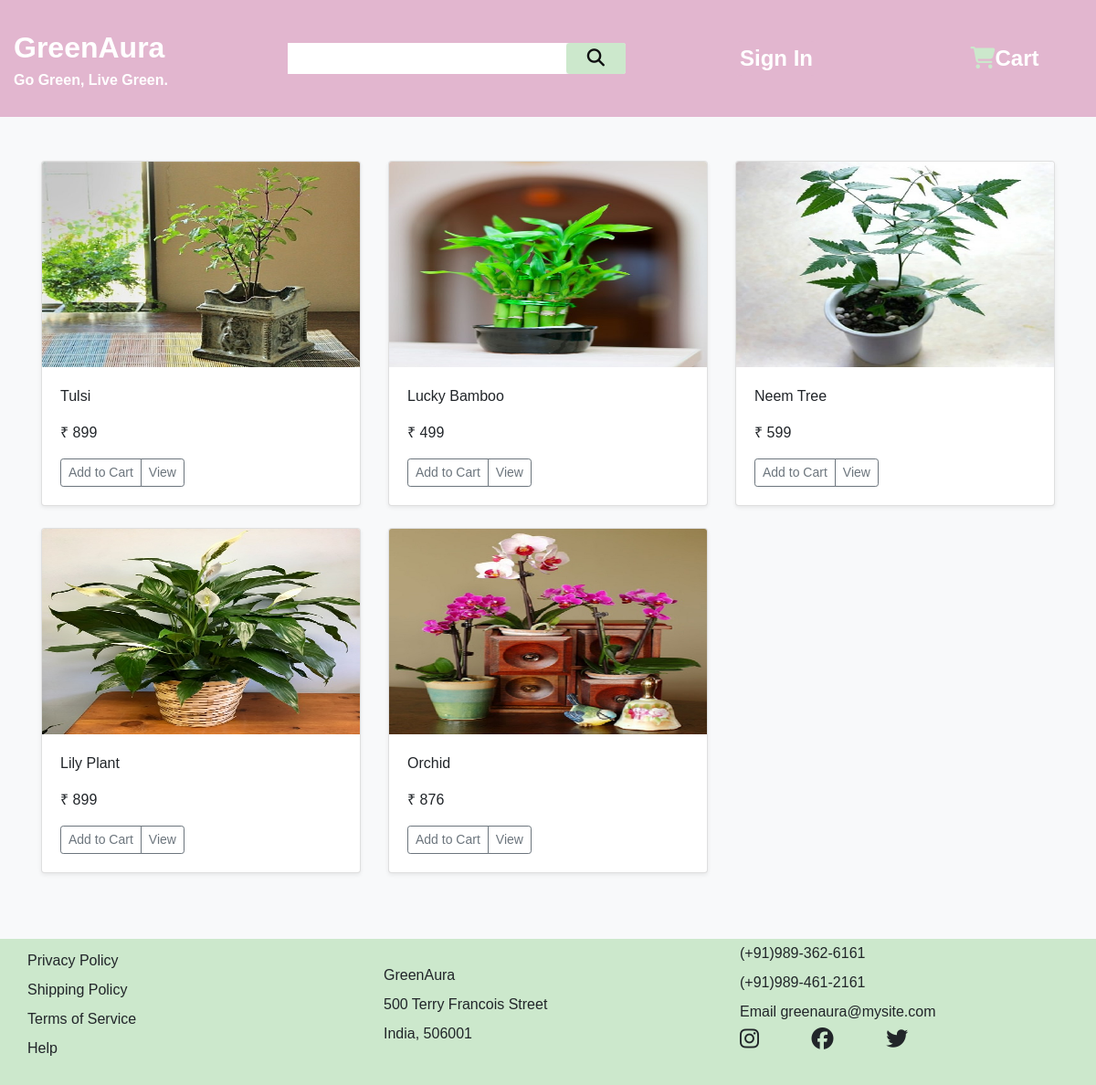
Page /category/39639ac8-ab56-41b4-916f-19544aa4c43f on the committed database.
### products/models.py (models this page shows, shortened)
class Product(models.Model):
    name = models.CharField(max_length = 50)
    price = models.IntegerField(default = 0)
    category = models.ForeignKey(Category , on_delete=models.CASCADE, default=1)
    placement=models.CharField(max_length = 200, default = "", null=True, blank=True)
    description = models.CharField(max_length = 200, default = "", null=True, blank=True)
    image = models.ImageField(upload_to ='products/')
    id=models.UUIDField(default=uuid.uuid4,unique=True,primary_key=True,editable=False)
    class Meta:
        ordering = ['category']

### products/views.py (the view)
# urls.py: path('category/<str:pk>',views.productsList,name='productsList'),
def productsList(request,pk=None):
    category=Category.objects.get(id=pk)
    productList=category.product_set.all()
    context={'productList':productList,'category':category}
    return render(request,'products/target-product.html',context)

### users/templatetags/custom_tags.py (called while the page is built)
@register.filter(name='in_group')
def in_group(user, group_name):
    return user.groups.filter(name=group_name).exists()

### products/templates/products/target-product.html
{% extends 'main.html' %}
{% load static %}
{% block content %}
  <div class="album py-5 bg-light">
    <div class="container">
      <div class="row">
        {% for product in productList %}
        <div class="col-md-4">
          <div class="card mb-4 shadow-sm">
            <img src="{{ product.image.url }}" class="bd-placeholder-img card-img-top" width="200%" height="225">
            <div class="card-body">
              <p class="card-text">{{ product.name }}</p>
              <p class="card-text">₹ {{ product.price }}</p>
              <div class="d-flex justify-content-between align-items-center">
                <div class="btn-group">
                  <button data-product="{{product.id}}" data-action="add" type="button" class="btn btn-sm btn-outline-secondary add-to-cart update-cart">Add to Cart</button>
                  <a href="{% url 'productDetail' product.id %}" class="btn btn-sm btn-outline-secondary">View</a>
                </div>
              </div>
            </div>
          </div>
        </div>
        {% endfor %}
      </div>
    </div>
  </div>
{% endblock content %}

### templates/main.html (shortened to what this page needs)
<!DOCTYPE html>
{% load static %}
{% load custom_tags %}
<html lang="en">
  <head>
    <link rel="stylesheet" href="https://cdn.jsdelivr.net/npm/bootstrap@4.6.2/dist/css/bootstrap.min.css">
    <link rel="stylesheet" href="https://cdnjs.cloudflare.com/ajax/libs/font-awesome/6.4.2/css/all.min.css" />
    <link rel="stylesheet" href="{% static 'styles/app.css' %}">
  </head>
  <body>
    <header>
        <div class="navBar">
            <div class="nav-logo col-sm-2 col-md-3">
            <a class="text-white text-decoration-none" href="{% url 'home' %}">
                <b class="boldclass logo-panel1">GreenAura</b><br>
                <b class="boldclass logo-panel2">Go Green, Live Green.</b>
            </a>
            </div>
            <form id="searchForm" class="form-search col-sm-5 col-md-4" action="{% url 'products' %}" method="get">
                 <div class="nav-search">
                    <input class="search-input" type="text" name="search_query" value="{{ search_query }}">
                    <button class="btn search-icon" type ="submit" value="">
                        <i style="background-color: #CCE8CC" class="fa-solid fa-magnifying-glass"></i>
                    </button>
                </div>
            </form>
            <div class="nav-dropdown col-sm-3 col-md-3">
                <div class="btn-group dropdown">
                    <button type="button" class="border-0 dropdown" data-toggle="dropdown" aria-expanded="false">
                    {% if request.user.is_authenticated %}
                        {% if request.user|in_group:'admin' %}
                            Prodcuts
                        {% else %}
                            My Profile
                        {% endif %}
                    {% else %}
                       Sign In
                    {% endif %}
                    </button>
                </div>
            </div>
            <div class="nav-cart col-sm-1 col-md-2">
                {% if request.user|in_group:'admin' %}
                <div class="cart"><a class="dropdown-item dropdown cart" href="{% url 'logoutUser' %}">Sign out</a></div>
                {% else %}
                <div class="cart"><i class="fa-solid fa-cart-shopping" style="color: #cce8cc;"></i><a href="{% url 'viewCart' %}" class="link-light" style="text-decoration: none; color: white;">Cart</a></div>
                {% endif %}
            </div>
        </div>
    </header>
    {% block content %}
    {% endblock content %}
    <footer>
        <div class="footer-container col-12">
            <ul class="col-sm-4">
                <li>Privacy Policy</li>
                <li>Shipping Policy</li>
                <li>Terms of Service</li>
                <li>Help</li>
            </ul>
            <ul class="col-sm-4">
                <li>GreenAura</li>
                <li>500 Terry Francois Street</li>
                <li>India, 506001</li>
            </ul>
            <ul class="col-sm-4">
                <li>(+91)989-362-6161</li>
                <li>(+91)989-461-2161</li>
                <li>Email greenaura@mysite.com</li>
                <li><pre class="footer-icons"><i class="fa-brands fa-instagram"></i>    <i class="fa-brands fa-facebook"></i>    <i class="fa-brands fa-twitter"></i></pre></li>
            </ul>
        </div>
    </footer>
  </body>
</html>

### static/styles/app.css (style rules this page uses)
* { margin:0; font-family:Arial; border:border-box; }
html,body { height: 100%; margin: 0; }
.navBar { height:8rem; background-color:#E2B6CF; width:100%; display:flex; align-items: center; justify-content: space-around; }
.nav-logo { background-color:#E2B6CF; flex-direction:column; display: flex; justify-content:center; height:50%; color:white; }
.boldclass { background-color: #E2B6CF; }
.logo-panel1 { font-size:2rem; }
.logo-panel2 { font-size:1rem; }
.nav-search { display:flex; flex-direction: row; justify-content:space-evenly; background-color:whitesmoke; border-radius:3PX; }
.search-input { width:100%; font-size:1rem; border:none; }
.search-icon { width:20%; display:flex; justify-content:center; align-items:center; font-size:1.2rem; border-top-right-radius:3px; border-bottom-right-radius:3px; background-color: #CCE8CC; color: #0F1111; }
.nav-dropdown { display:flex; justify-content: center; background-color: #E2B6CF; }
.dropdown { background-color:#E2B6CF; color:white; font-weight: 600; font-size:1.5rem; border:none;; border-radius:10%; }
.nav-cart { display:flex; justify-content: center; background-color:#E2B6CF; color:white; font-weight: 600; font-size:1.5rem; }
.cart { background-color: #E2B6CF; }
.cart i { background-color: #E2B6CF; font-size:1.5rem; }
.footer-container { position: relative; width: 100%; background-color: #CCE8CC; display:flex; flex-direction: row; justify-content: space-evenly; align-items:center; line-height:2rem; }
ul { background-color: #CCE8CC; list-style-type:none; }
ul li { background-color: #CCE8CC; }
ul li pre i { background-color: #CCE8CC; }
.footer-icons { background-color: #CCE8CC; font-size: 1.5rem; }

### rows in the picture
Product: image (picture), name "Tulsi", price "899"
Product: image (picture), name "Lucky Bamboo", price "499"
Product: image (picture), name "Neem Tree", price "599"
Product: image (picture), name "Lily Plant", price "899"
Product: image (picture), name "Orchid", price "876"
